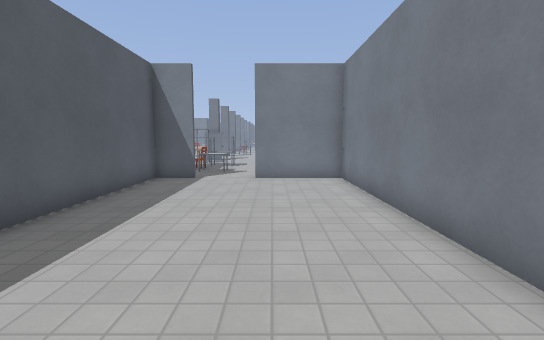
[1] (above)

24 first-person views from a walk through a level from a Godot 3-D game. The camera is 1.4 m above the floor, tilts 6° down and sees 85° across. The floor is counted in squares, 1 m on a side. Each view is taken from the middle of a square. On the plan, view 1 faces up. The plan holds only what a view shows up to about 14 squares ahead; the rest is blank. The place goes on beyond the plan. Characters and animated objects are left out. Surface patterns are stand-ins for the level's own textures.

[2]
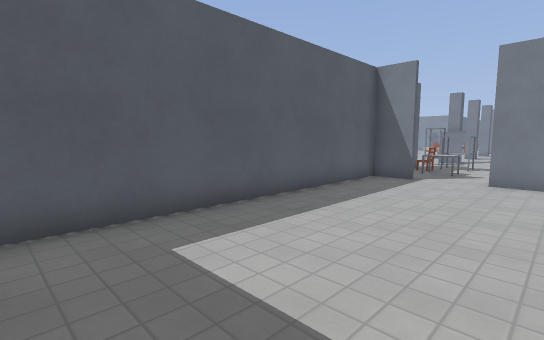

[3]
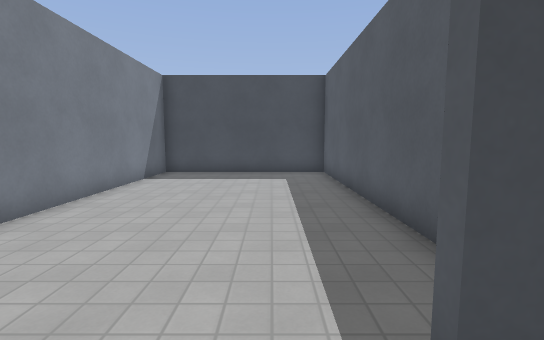

[4]
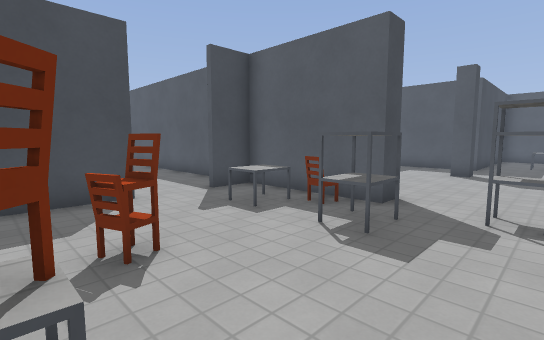

[5]
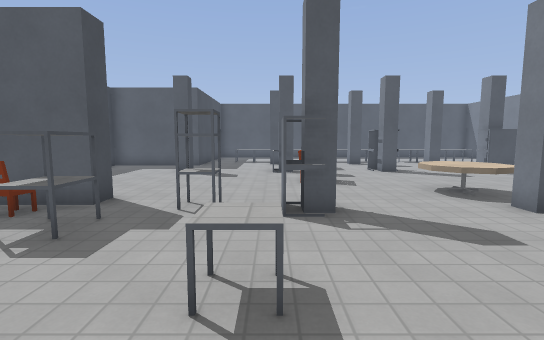

[6]
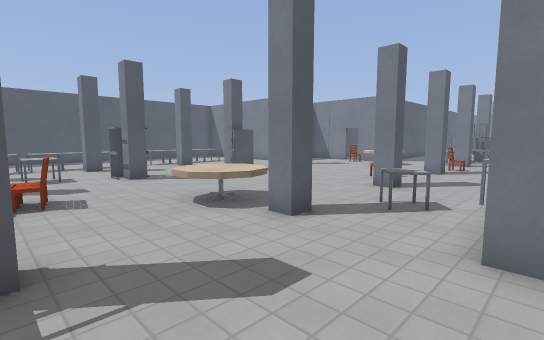

[7]
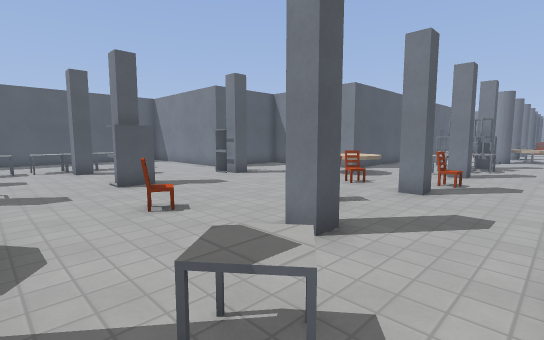

[8]
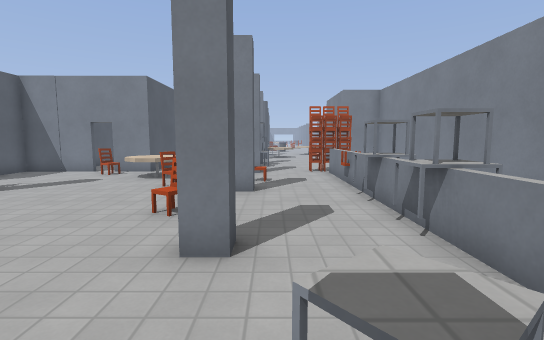

[9]
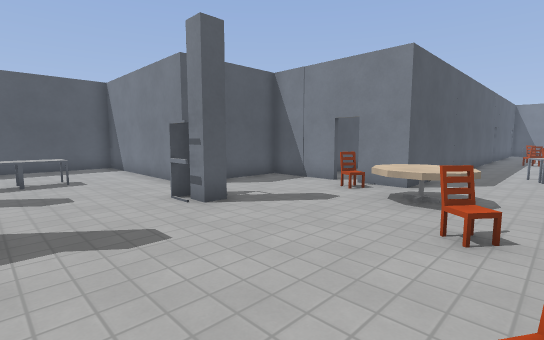

[10]
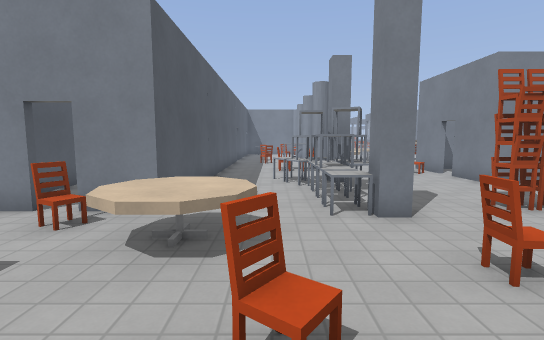

[11]
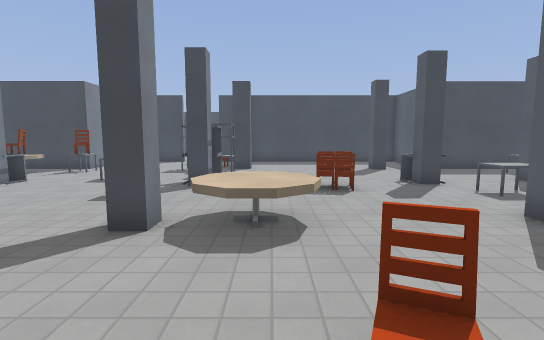

[12]
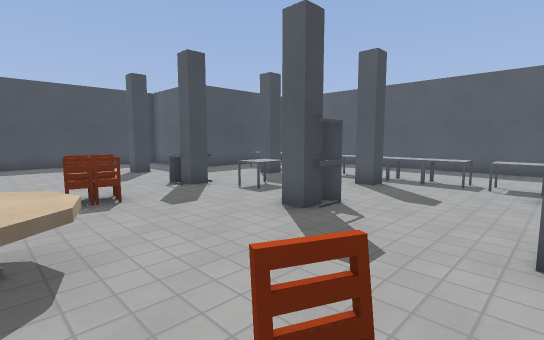

[13]
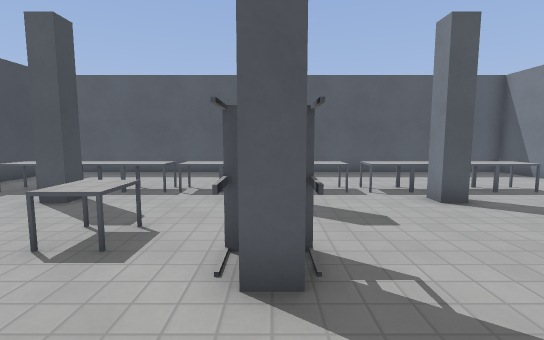

[14]
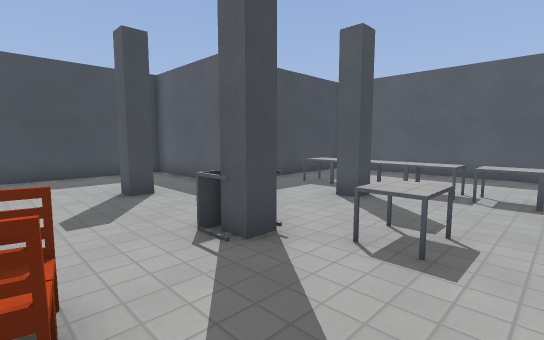

[15]
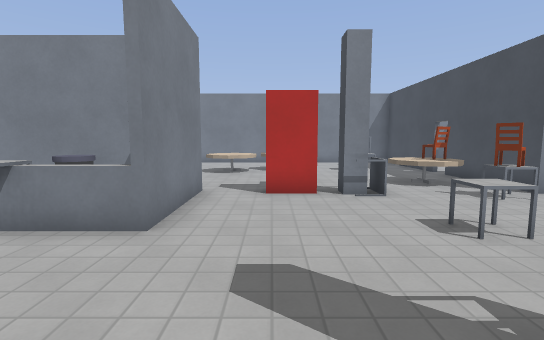

[16]
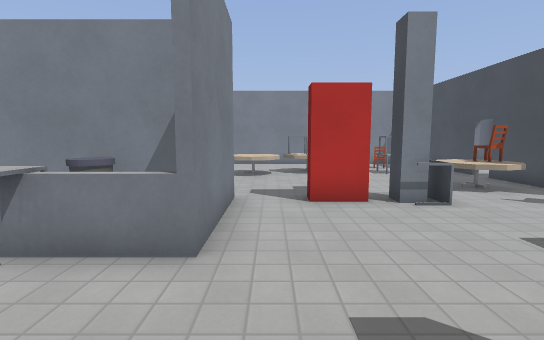

[17]
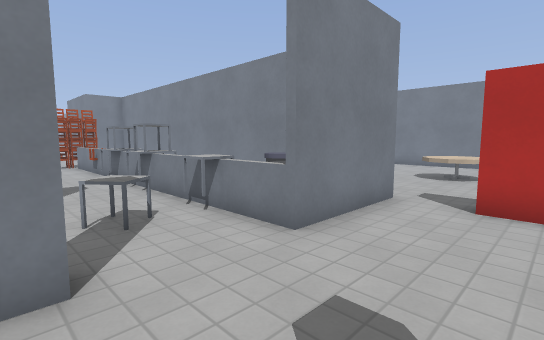

[18]
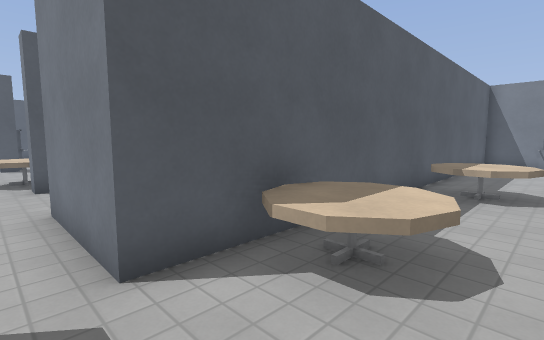

[19]
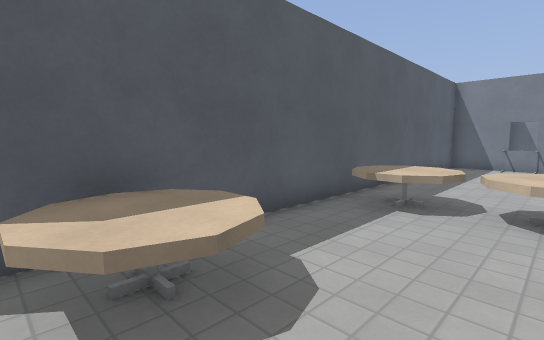

[20]
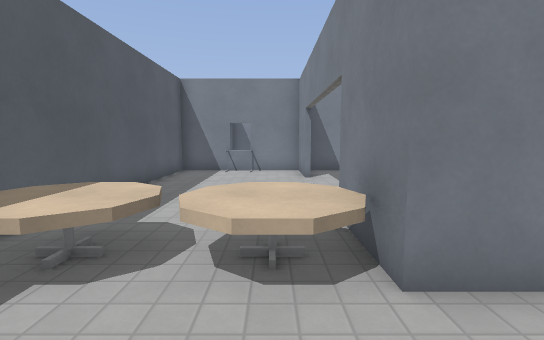

[21]
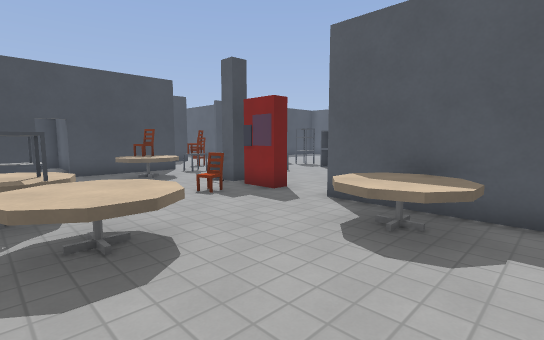

[22]
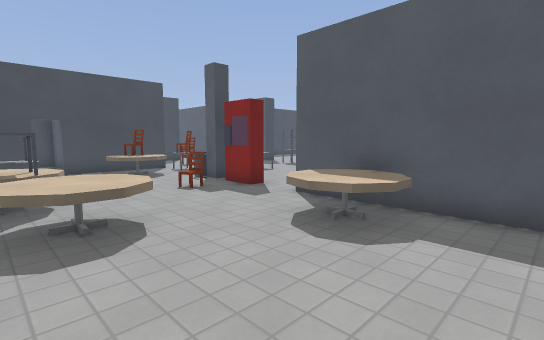

[23]
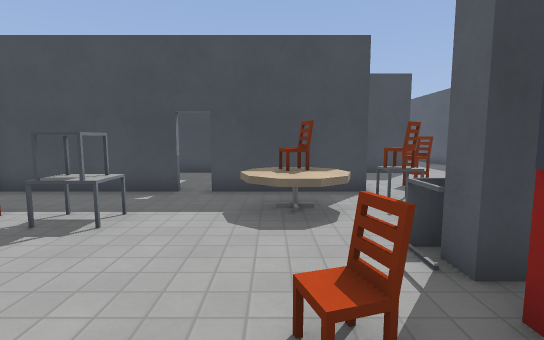

[24]
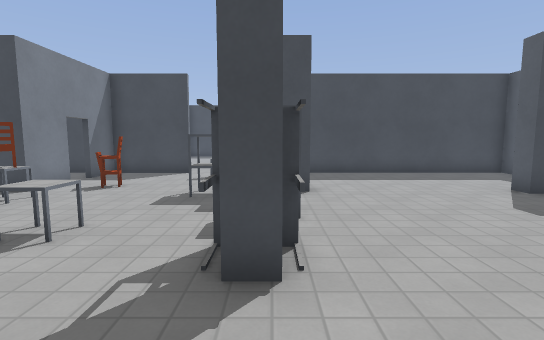

### Floor plan
Key: @ floor where view 1 was taken; # wall or solid block; x gap in a wall; . floor; = window, fence, low wall or low ledge; ^ raised ledge; C chair; T table; O other object.
Columns run from 21 left of view 1 to 9 right of it. Each row starts with its distance up from view 1.
 46              #.       ##
 45              #.O^     #.
 44              #...    Ox
 43              #...  ...x
 42              #.^^#....#
 41              #..##....#########
 40              #..^#^.... #....#
 39              #..^^....  #....#
 38        #######..^^..CC  #.....
 37        #...C.TT......=  #...
 36        #.....TTT.....=  #..
 35        #......T..C...#  #...
 34 #######  ......C....O#  #...
 33 #.........#......#...=  #... #
 32 #.........=.........==  #TTTT#
 31 #....^..........C....=  #TTTT##
 30 #....^..............##  #......
 29 #....^.... #.....#..==  #.... .
 28 #....^#...##.........=  #......
 27 #....^........C....=.= ^#TT....
 26 #....^............=^^^ ^#TT....
 25 #....^.........TT....=  #T...T.
 24 #....^#...#...TTT#...####...TTT
 23 #....^.........TT...........TTT
 22 #....^...^..............#....TT
 21 #....^...^...CC.........#C...TT
 20 #....^.......C...#=.....#.....
 19 #....^#..........x..^...=......
 18 #....^...........x.......TT..^^
 17 #....^...................CC....
 16 #.................^^...C.TT....
 15 ########..#......#^^....####.##
 14        #.........#C...C.#  #...
 13        #.........#^^.....  #..
 12        #........ #......#  #..
 11        ############..##########
 10                  #......#
  9                  #......#
  8                  #......#
  7                  #......#
  6                  #......#
  5                  #......#
  4                  #......#
  3                  #......#
  2                  #......#
  1                  #......#
  0                  #...@..#
 -1                  ########

Where each view was taken, in squares from view 1:
view 1: 0 up, 0 right, facing up
view 2: 0 up, 1 right, facing up-left
view 3: 12 up, 2 left, facing down
view 4: 18 up, 2 right, facing down-left
view 5: 19 up, 2 right, facing left
view 6: 20 up, 0 right, facing up-left
view 7: 25 up, 1 left, facing up-left
view 8: 25 up, 3 left, facing up
view 9: 29 up, 5 left, facing up-left
view 10: 32 up, 6 left, facing up
view 11: 29 up, 6 left, facing down
view 12: 28 up, 6 left, facing down-left
view 13: 24 up, 8 left, facing left
view 14: 23 up, 8 left, facing down-left
view 15: 22 up, 5 left, facing right
view 16: 23 up, 4 left, facing right
view 17: 21 up, 4 left, facing up-right
view 18: 23 up, 6 right, facing up-left
view 19: 25 up, 7 right, facing up-left
view 20: 28 up, 7 right, facing up
view 21: 28 up, 9 right, facing down-left
view 22: 29 up, 9 right, facing down-left
view 23: 23 up, 5 right, facing down
view 24: 23 up, 4 left, facing down
